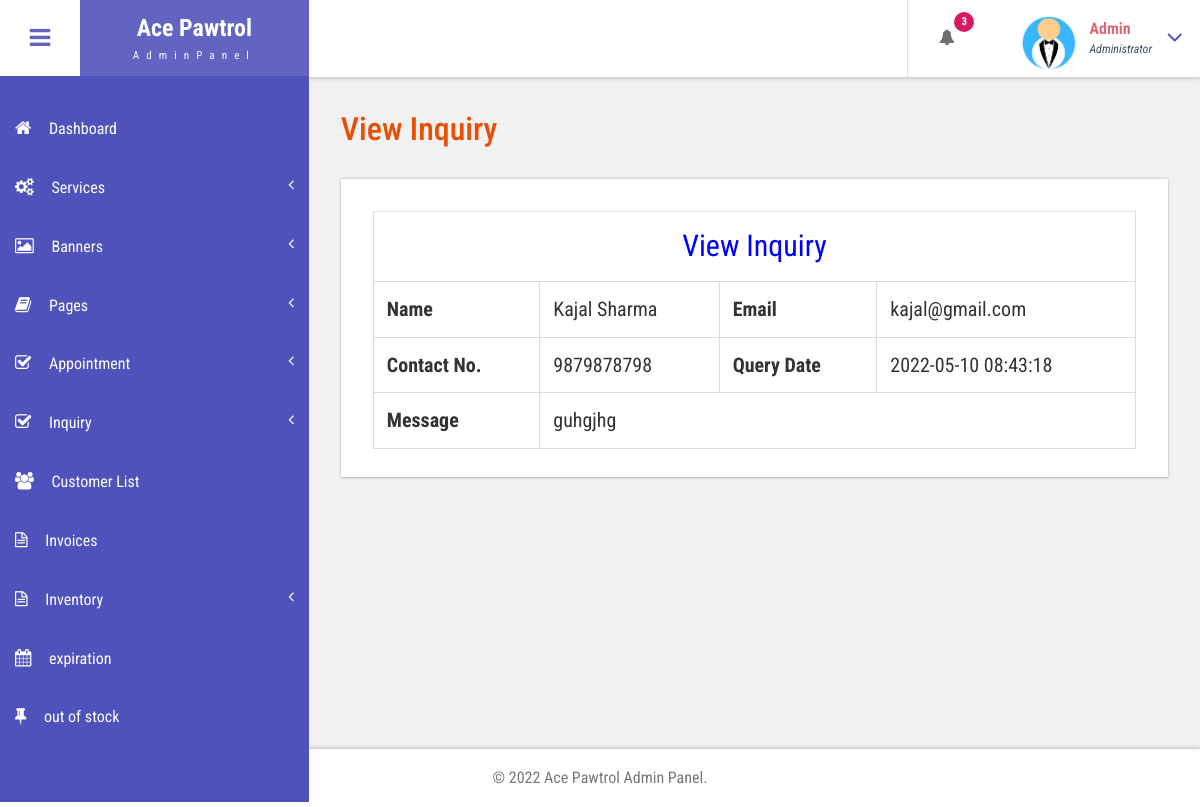
Screenshot of /admin/view-enquiry.php?viewid=5 (signed in) with the database file from the repository.
### tables this page shows
CREATE TABLE `tblcontact` (
  `ID` int(10) NOT NULL,
  `FirstName` varchar(200) DEFAULT NULL,
  `LastName` varchar(200) DEFAULT NULL,
  `Phone` bigint(10) DEFAULT NULL,
  `Email` varchar(200) DEFAULT NULL,
  `Message` mediumtext DEFAULT NULL,
  `EnquiryDate` timestamp NOT NULL DEFAULT current_timestamp(),
  `IsRead` int(5) DEFAULT NULL
);

### admin/view-enquiry.php (the view, shortened to what this page needs)
<?php
include('includes/dbconnection.php');
if (strlen($_SESSION['bpmsaid']==0)) {
  header('location:logout.php');
  } else{
$vid=$_GET['viewid'];
  ?>
<!DOCTYPE HTML>
<html>
<head>
<link href="css/bootstrap.css" rel='stylesheet' type='text/css' />
<link href="css/style.css" rel='stylesheet' type='text/css' />
<link href="css/font-awesome.css" rel="stylesheet">
<link href="css/animate.css" rel="stylesheet" type="text/css" media="all">
<link href="css/custom.css" rel="stylesheet">
</head>
<body class="cbp-spmenu-push">
	<div class="main-content">
		 <?php include_once('includes/sidebar.php');?>
		 <?php include_once('includes/header.php');?>
		<div id="page-wrapper">
			<div class="main-page">
				<div class="tables">
					<h3 class="title1">View Inquiry</h3>
					<div class="table-responsive bs-example widget-shadow">
						 <?php
$ret=mysqli_query($con,"select * from tblcontact where ID=$vid");
$cnt=1;
while ($row=mysqli_fetch_array($ret)) {
?>
                                 <table class="table table-bordered mg-b-0" style="font-size: 20px;">
                                   <tr style="color: blue;font-size: 30px;text-align: center;" ><td colspan="4">View Inquiry</td></tr>
                <tr>
    <th>Name</th>
    <td><?php  echo $row['FirstName']." ".$row['LastName'];?></td>
    <th>Email</th>
    <td><?php  echo $row['Email'];?></td>
                </tr>
                <tr>
                	<th>Contact No.</th>
                	<td><?php  echo $row['Phone'];?></td>
                	                	<th>Query Date</th>
                	<td><?php  echo $row['EnquiryDate'];?></td>
                </tr>
                <tr>
    <th>Message</th>
    <td colspan="4"><?php  echo $row['Message'];?></td>
  </tr>
              </table><?php $cnt=$cnt+1;} ?>
					</div>
				</div>
			</div>
		</div>
		 <?php include_once('includes/footer.php');?>
	</div>
</body>
</html>
<?php }  ?>

### admin/includes/header.php (shortened to what this page needs)
<div class="sticky-header header-section ">
      <div class="header-left">
        <button id="showLeftPush"><i class="fa fa-bars"></i></button>
        <div class="logo">
          <a href="dashboard.php">
            <h1>Ace Pawtrol</h1>
            <span>AdminPanel</span>
          </a>
        </div>
      </div>
      <div class="header-right">
        <div class="profile_details_left">
          <ul class="nofitications-dropdown">
            <?php
$ret1=mysqli_query($con,"select tbluser.FirstName,tbluser.LastName,tblbook.ID as bid,tblbook.AptNumber from tblbook join tbluser on tbluser.ID=tblbook.UserID where tblbook.Status is null");
$num=mysqli_num_rows($ret1);
?>
            <li class="dropdown head-dpdn">
              <a href="#" class="dropdown-toggle" data-toggle="dropdown" aria-expanded="false"><i class="fa fa-bell"></i><span class="badge blue"><?php echo $num;?></span></a>
            </li>
          </ul>
          <div class="clearfix"> </div>
        </div>
        <div class="profile_details">
        <?php
$adid=$_SESSION['bpmsaid'];
$ret=mysqli_query($con,"select AdminName from tbladmin where ID='$adid'");
$row=mysqli_fetch_array($ret);
$name=$row['AdminName'];
?>
          <ul>
            <li class="dropdown profile_details_drop">
              <a href="#" class="dropdown-toggle" data-toggle="dropdown" aria-expanded="false">
                <div class="profile_img">
                  <span class="prfil-img"><img src="images/admin1.png" alt="" width="60" height="60"> </span>
                  <div class="user-name">
                    <p><?php echo $name; ?></p>
                    <span>Administrator</span>
                  </div>
                  <i class="fa fa-angle-down lnr"></i>
                  <div class="clearfix"></div>
                </div>
              </a>
            </li>
          </ul>
        </div>
      </div>
      <div class="clearfix"> </div>
    </div>

### admin/css/style.css (style rules this page uses)
h4, h5, h6, h1, h2, h3 { margin: 0; }
ul, ol { margin: 0; }
p { margin: 0; }
html, body { font-family: 'Roboto Condensed', sans-serif; font-size: 100%; overflow-x: hidden; background: #fff; }
body a { transition: 0.5s all ease; -webkit-transition: 0.5s all ease; -moz-transition: 0.5s all ease; -o-transition: 0.5s all ease; -ms-transition: 0.5s all ease; text-decoration:none; }
h1,h2,h3,h4,h5,h6 { margin:0; }
p { margin:0; }
ul,label { margin:0; padding:0; }
.main-content { position: relative; }
.sticky-header { position: fixed; top: 0; left:0px; width: 100%; z-index: 100; }
.header-section { background:#FFF; box-shadow: 1px 1px 4px rgba(0, 0, 0, 0.21); -webkit-box-shadow: 1px 1px 4px rgba(0, 0, 0, 0.21); -moz-box-shadow: 1px 1px 4px rgba(0, 0, 0, 0.21); -o-box-shadow: 1px 1px 4px rgba(0, 0, 0, 0.21); }
.header-section::after { clear: both; display: block; content: ''; }
.header-left { float: left; width: 45%; }
.header-right { float: right; }
button#showLeftPush { font-size: 1.5em; width: 80px; padding: 0.87em 0; text-align: center; cursor: pointer; float: left; color: #6F6F6F; -moz-transition: all 0.2s ease-out 0s; -webkit-transition: all 0.2s ease-out 0s; transition: all 0.2s ease-out 0s; border: none; background-color: #fff; outline:none; }
.cbp-spmenu-push { overflow-x: hidden; position: relative; }
.cbp-spmenu, .cbp-spmenu-push { -webkit-transition: all 0.3s ease; -moz-transition: all 0.3s ease; transition: all 0.3s ease; }
.cbp-spmenu-push div#page-wrapper { margin: 0 0 0 19.3em; transition:.5s all; -webkit-transition:.5s all; -moz-transition:.5s all; }
.fa { display: inline-block; font-family: FontAwesome; font-style: normal; font-weight: normal; line-height: 1; -webkit-font-smoothing: antialiased; -moz-osx-font-smoothing: grayscale; }
.logo { background: #6164C1; text-align: center; float: left; }
.logo a { padding: 0.9em 3.3em .7em; display: block; text-decoration: none; }
.logo a h1 { color: #fff; font-size: 1.5em; line-height: 1.2em; font-weight: 700; }
.logo a span { color: #F8F8F8; font-size: .7em; text-align: center; letter-spacing: 7px; }
.profile_details_left { float: left; }
li.dropdown.head-dpdn { display: inline-block; padding: 1.7em 0; border-left: 1px solid #E0E0E0; float: left; }
li.dropdown.head-dpdn a.dropdown-toggle { padding: 1.7em 2em; }
i.fa.fa-bell { color:#6F6F6F; }
.header-right span.badge { font-size: 11px; font-weight: bold; color: #FFF; background: #8BC34A; line-height: 15px; width: 20px; height: 20px; border-radius: 2em; -webkit-border-radius: 2em; -moz-border-radius: 2em; -o-border-radius: 2em; text-align: center; display: inline-block; position: absolute; top: 16%; padding: 2px 0 0; }
.header-right span.blue { background-color:#D81B60; }
.profile_details { float: right; }
.profile_details_drop a.dropdown-toggle { display:block; padding: 0.8em 3em 0 2em; }
.profile_img span.prfil-img { float:left; }
.user-name { float:left; margin-top:8px; margin-left:11px; height:35px; }
.profile_details ul li { list-style-type:none; position:relative; }
.profile_details li a i.fa.lnr { position: absolute; top: 34%; right: 8%; color: #4F52BA; font-size: 1.6em; }
.user-name p { font-size:1em; color:#DD6777; line-height:1em; font-weight:700; }
.user-name span { font-size: .75em; font-style: italic; color: #424f63; font-weight: normal; margin-top: .3em; }
.widget-shadow { background-color: #fff; box-shadow: 0 -1px 3px rgba(0,0,0,.12),0 1px 2px rgba(0,0,0,.24); -webkit-box-shadow: 0 -1px 3px rgba(0,0,0,.12),0 1px 2px rgba(0,0,0,.24); -moz-box-shadow: 0 -1px 3px rgba(0,0,0,.12),0 1px 2px rgba(0,0,0,.24); }
h3.title1 { font-size: 2em; color: #e94e02; margin-bottom: 0.8em; }
.table > thead > tr > th, .table > tbody > tr > th, .table > tfoot > tr > th, .table > thead > tr > td, .table > tbody > tr > td, .table > tfoot > tr > td { border-top: none; }
.tables .panel-body ,.tables .bs-example { padding: 2em 2em 0.5em; }
.tables .table > thead > tr > th, .tables .table > tbody > tr > th, .tables .table > tfoot > tr > th, .tables .table > thead > tr > td, .tables .table > tbody > tr > td, .tables .table > tfoot > tr > td { padding: 13px; border-top: 1px solid #E0E0E0; }
.bs-example { margin-top: 2em; }

### admin/css/custom.css (style rules this page uses)
#page-wrapper { padding:7em 2em 2.5em; background-color: #F1F1F1; }

### rows the page displays
tblcontact: FirstName "Kajal", LastName "Sharma", Email "kajal@gmail.com", Phone "9879878798", EnquiryDate "2022-05-10 08:43:18", Message "guhgjhg"

### other values shown
$num "3"
$name "Admin"
